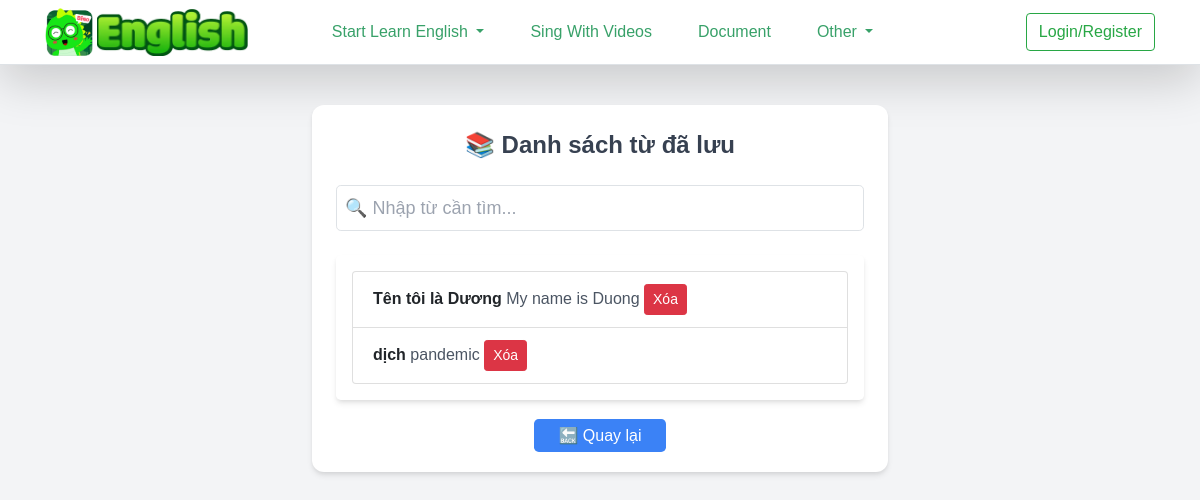
The app's page /project/save_word.php, older data.
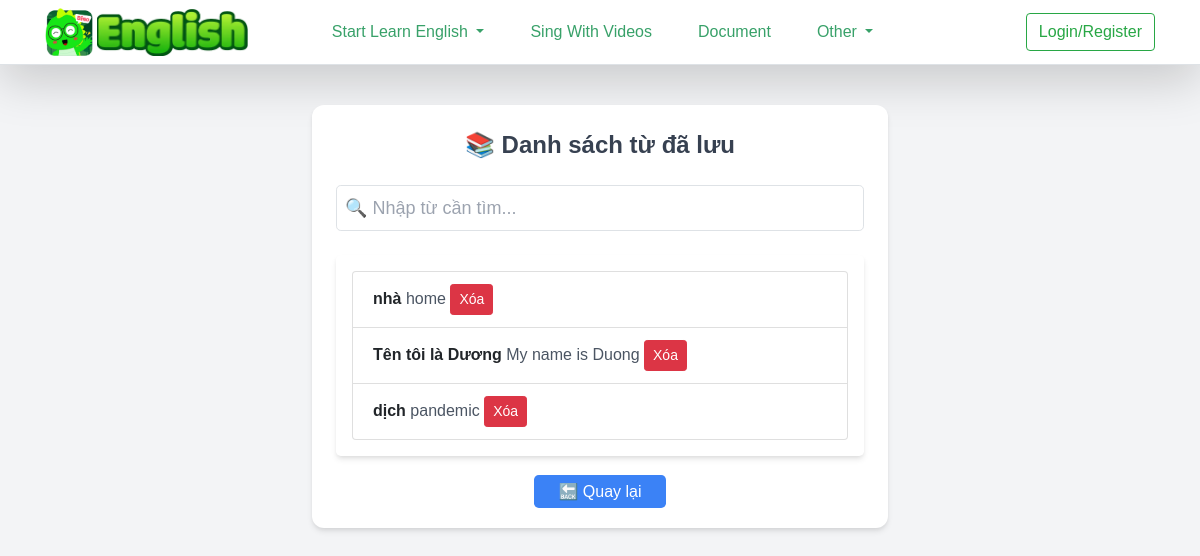
The same page, newer data.
### tables this page shows
CREATE TABLE `saved_words` (
  `id` int(11) NOT NULL,
  `original` varchar(255) NOT NULL,
  `translated` varchar(255) NOT NULL,
  `created_at` timestamp NOT NULL DEFAULT current_timestamp()
);

### project/save_word.php (the view, shortened to what this page needs)
<!DOCTYPE html>
<html lang="en">
<head>
    <link href="https://cdn.jsdelivr.net/npm/bootstrap@5.3.1/dist/css/bootstrap.min.css" rel="stylesheet">
    <link href="https://cdnjs.cloudflare.com/ajax/libs/font-awesome/6.4.2/css/all.min.css" rel="stylesheet">
    <link href="https://cdn.jsdelivr.net/npm/tailwindcss@2.2.19/dist/tailwind.min.css" rel="stylesheet">
</head>
<?php
include('../src/font/learn_english/header_english.php');
$query = "SELECT id, original, translated FROM saved_words ORDER BY created_at DESC";
$result = $conn->query($query);
?>
<body class="bg-gray-100">
<div class="container mt-10">
    <div class="bg-white p-6 rounded-xl shadow-md w-full max-w-xl mx-auto">
        <h2 class="text-center text-2xl font-semibold text-gray-700">📚 Danh sách từ đã lưu</h2>
        <div class="mt-4">
            <input id="searchInput" type="text" class="w-full border rounded-lg p-2 text-lg" placeholder="🔍 Nhập từ cần tìm...">
        </div>
        <div class="mt-4 p-3 bg-white rounded-lg shadow-md">
            <ul id="wordList" class="list-group">
                <?php while ($row = $result->fetch_assoc()): ?>
                    <li class="list-group-item flex justify-between">
                        <span class="font-semibold"><?php echo $row['original']; ?></span>
                        <span class="text-gray-600"><?php echo $row['translated']; ?></span>
                        <button class="btn btn-danger btn-sm" onclick="deleteWord(<?php echo $row['id']; ?>)">Xóa</button>
                    </li>
                <?php endwhile; ?>
            </ul>
        </div>
        <div class="mt-4 text-center">
            <a href="../project/translate_english.php" class="bg-blue-500 text-white px-4 py-2 rounded-lg hover:bg-blue-600">🔙 Quay lại</a>
        </div>
    </div>
</div>
</body>
</html>

Row changes from the older to the newer data that the page shows:
added saved_words: original "nhà", translated "home"
